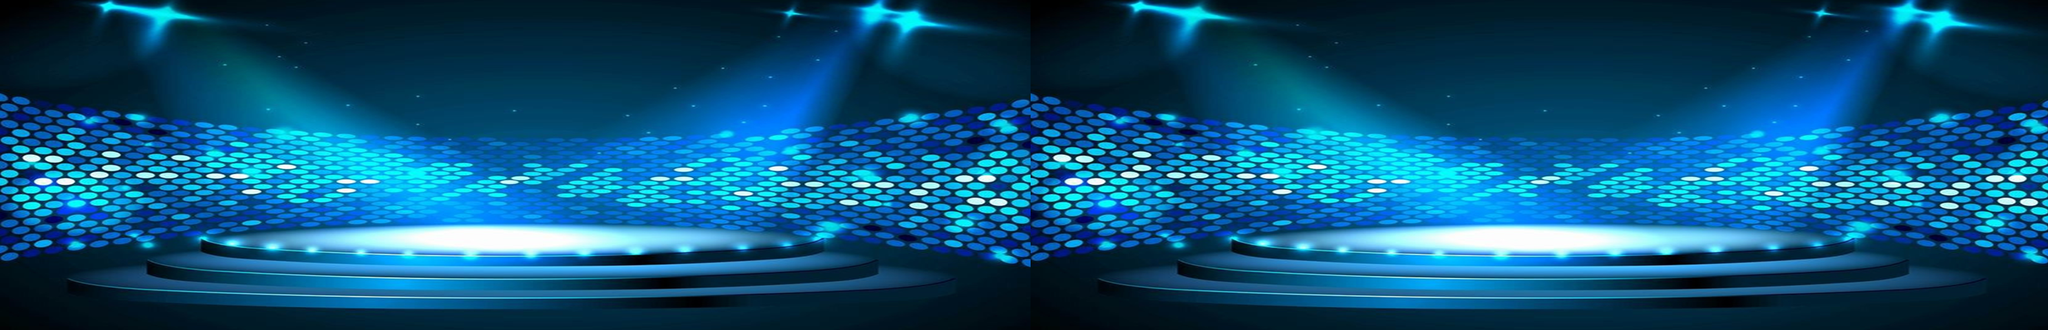

Tiled map render using the project's own tile images. Description and the map definition, with tile-layer contents summarised, below:
An orthogonal 155x25 tile map with 32x32 px tiles, 1 tile layer (Tile Layer 1).

<map version="1.0" orientation="orthogonal" renderorder="right-down" width="155" height="25" tilewidth="32" tileheight="32" nextobjectid="1">
 <tileset firstgid="1" name="wutai1" tilewidth="32" tileheight="32" tilecount="1950" columns="78">
  <image source="wutai1.png" trans="ff00ff" width="2500" height="800" />
 </tileset>
 <layer name="Tile Layer 1" width="155" height="25">
  <data>[3875 cells, 3875 non-empty, 1950 distinct tile ids]</data>
 </layer>
</map>
